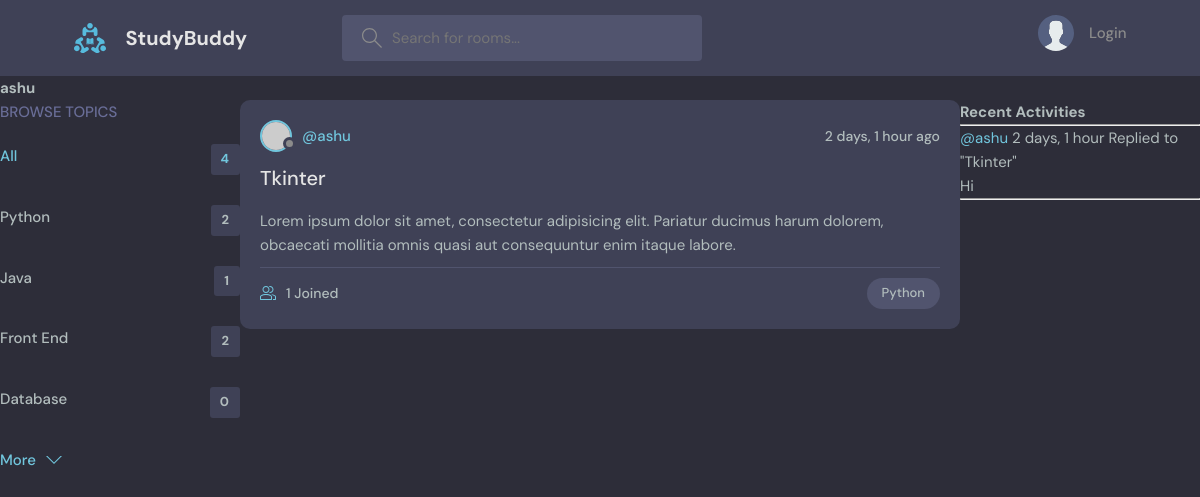
Before: /profile/3/ with the older database file.
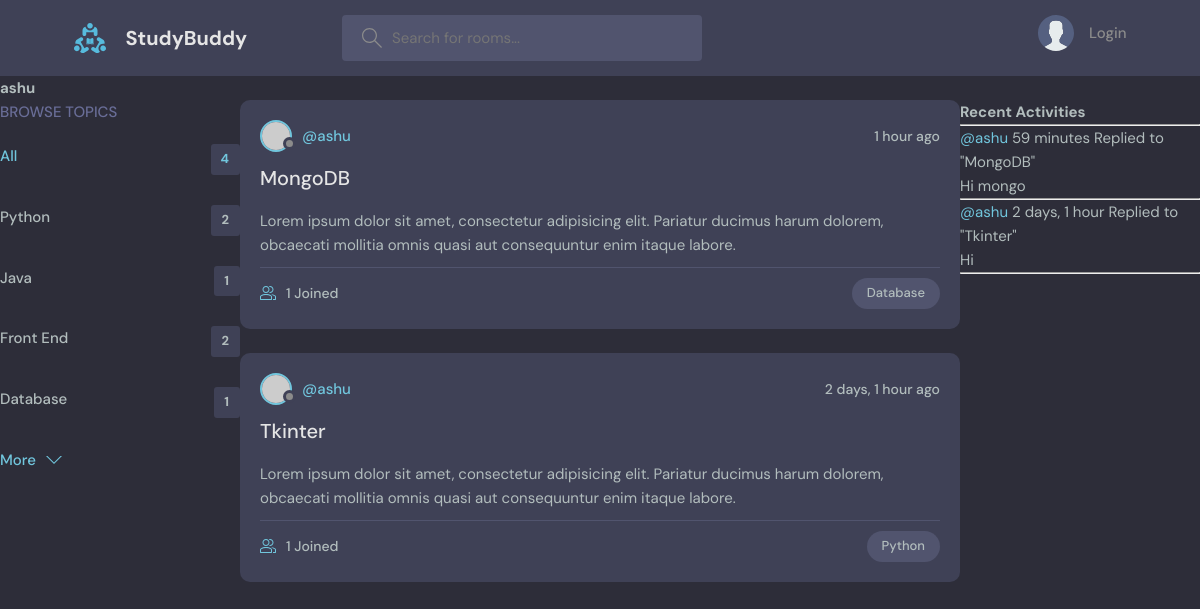
After: the same page with the newer database file.
### base/models.py (models this page shows, shortened)
class Topic(models.Model):
    name = models.CharField(max_length=200)

class Room(models.Model):
    host = models.ForeignKey(User, on_delete=models.SET_NULL, null=True)
    topic = models.ForeignKey(Topic,on_delete=models.SET_NULL, null=True)
    name = models.CharField(max_length=200)
    description = models.TextField(null=True, blank=True)
    participants = models.ManyToManyField(User, related_name='participants', blank=True)
    updated = models.DateTimeField(auto_now=True)
    created = models.DateTimeField(auto_now_add=True)
    class Meta:
        ordering = ['-updated', '-created']
    def __str__(self):
        return self.name

class Message(models.Model):
    user = models.ForeignKey(User, on_delete=models.CASCADE)
    room = models.ForeignKey(Room, on_delete=models.CASCADE)
    body = models.TextField()
    updated = models.DateTimeField(auto_now=True)
    created = models.DateTimeField(auto_now_add=True)
    class Meta:
        ordering = ['-updated', '-created']

### base/views.py (the view)
# urls.py: path('profile/<str:pk>/', views.user_profile, name='profile'),
def user_profile(request, pk):
    user = User.objects.get(id=pk)
    rooms = user.room_set.all()
    room_messages = user.message_set.all()
    topics = Topic.objects.all()
    context = {'user': user, 'rooms': rooms, 'room_messages': room_messages, 'topics': topics}
    return render(request, 'base/profile.html', context)

### base/templates/base/profile.html (shortened to what this page needs)
{% extends 'main.html' %}
{% block content %}
<h1>{{user.username}}</h1>
<div class='profile-container'>
    <div>
        {% include 'base/topics_component.html' %}
    </div>
    <div>
        {% include 'base/rooms_component.html' %}
    </div>
    <div>
        {% include 'base/activity_feed_component.html' %}
    </div>
</div>
{% endblock %}

### templates/main.html (shortened to what this page needs)
<!DOCTYPE html>
{% load static %}
<html lang="en">
  <head>
    <link rel="stylesheet" href="{% static 'styles/style.css' %}" />
  </head>
  <body>
    {% include 'navbar.html' %}
    {% block content %}
    {% endblock %}
  </body>
</html>

### templates/navbar.html (shortened to what this page needs)
{% load static %}
<header class="header header--loggedIn">
    <div class="container">
      <a href="{% url 'home' %}" class="header__logo">
        <img src="{% static 'images/logo.svg' %}"/>
        <h1>StudyBuddy</h1>
      </a>
      <form class="header__search" method='GET' action="{% url 'home' %}">
        <label>
          <input name='q' placeholder="Search for rooms..." />
        </label>
      </form>
      <nav class="header__menu">
        {% if request.user.is_authenticated %}
        <div class="header__user">
          <a href="profile.html">
            <div class="avatar avatar--medium active">
              <img src="https://randomuser.me/api/portraits/men/37.jpg" />
            </div>
            <p>{{request.user.username}}<span>@{{request.user.username}}</span></p>
          </a>
          <button class="dropdown-button">
            <svg version="1.1" xmlns="http://www.w3.org/2000/svg" width="32" height="32" viewBox="0 0 32 32">
              <title>chevron-down</title>
              <path d="M16 21l-13-13h-3l16 16 16-16h-3l-13 13z"></path>
            </svg>
          </button>
        </div>
        {% else %}
        <a href="{% url 'login' %}">
          <img src="{% static 'images/avatar.svg' %}" />
          <p>Login</p>
        </a>
        {% endif %}
      </nav>
    </div>
  </header>

### base/templates/base/topics_component.html (shortened to what this page needs)
<div class="topics">
    <div class="topics__header">
      <h2>Browse Topics</h2>
    </div>
    <ul class="topics__list">
      <li>
        <a href="{% url 'home' %}" class="active">All <span>{{topics.count}}</span></a>
      </li>
      {% for topic in topics %}
      <li>
        <a href="{% url 'home' %}?q={{topic.name}}">{{topic.name}} <span>{{topic.room_set.all.count}}</span> </a>
      </li>
      {% endfor %}
    </ul>
    <a class="btn btn--link" href="topics.html">
      More
      <svg version="1.1" xmlns="http://www.w3.org/2000/svg" width="32" height="32" viewBox="0 0 32 32">
        <title>chevron-down</title>
        <path d="M16 21l-13-13h-3l16 16 16-16h-3l-13 13z"></path>
      </svg>
    </a>
  </div>

### base/templates/base/rooms_component.html (shortened to what this page needs)
{% for room in rooms %}
<div class="roomListRoom">
    <div class="roomListRoom__header">
      <a href="{% url 'profile' room.host.id %}" class="roomListRoom__author">
        <div class="avatar avatar--small">
          <img src="https://randomuser.me/api/portraits/women/11.jpg" />
        </div>
        <span>@{{room.host.username}}</span>
      </a>
      <div class="roomListRoom__actions">
        <span>{{room.created|timesince}} ago</span>
      </div>
    </div>
    <div class="roomListRoom__content">
        <a href="{% url 'room' room.id %}">{{room.name}}</a>
      <p>
        Lorem ipsum dolor sit amet, consectetur adipisicing elit. Pariatur ducimus harum dolorem, obcaecati
        mollitia omnis quasi aut consequuntur enim itaque labore.
      </p>
    </div>
    <div class="roomListRoom__meta">
      <a href="{% url 'room' room.id %}" class="roomListRoom__joined">
        {{room.participants.all.count}} Joined
      </a>
      <p class="roomListRoom__topic">{{room.topic.name}}</p>
    </div>
</div>
{% endfor %}

### base/templates/base/activity_feed_component.html (shortened to what this page needs)
<h3>Recent Activities</h3>
<hr>
{% for message in room_messages %}
    <small><a href="{% url 'profile' message.user.id %}">@{{message.user}}</a>   {{message.created|timesince}}</small>
    <small>Replied to "{{message.room}}"</small>
    <p>{{message.body}}</p>
    <hr>
{% endfor %}

### base/templates/base/profile.html (style rules this page uses)
.profile-container { display: grid; grid-template-columns: 1fr 3fr 1fr; }

Changed rows visible on the page:
computed for Topic "Database": room_set.all.count "0" → "1"
added Room: host.username "ashu", created "1 hour", name "MongoDB", participants.all.count "1", topic.name "Database"
added Message: user "ashu", created "59 minutes", room "MongoDB", body "Hi mongo"
